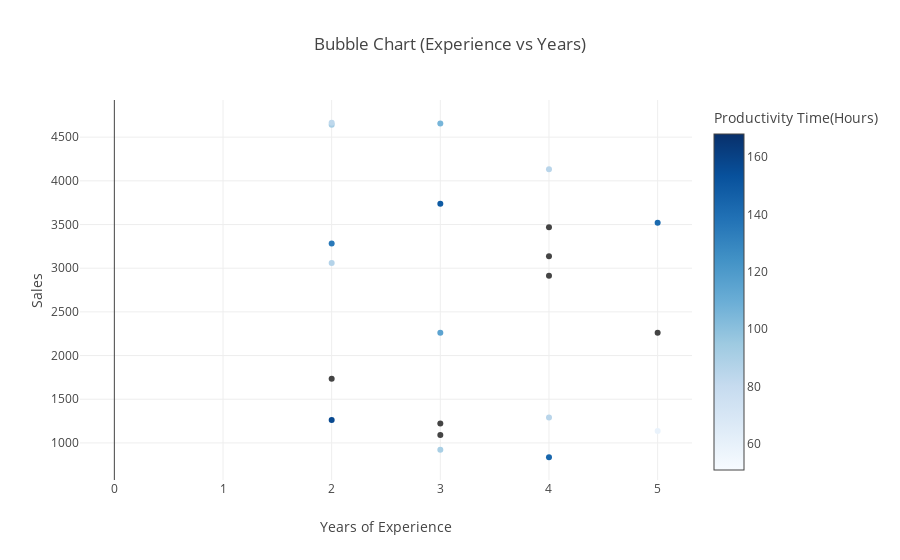

Here is the notebook cell this chart was saved with:
### Markdown cell above
## Bubble Chart (Experience vs Years)

### Code cell
plt.figure(figsize=(10,6))
fig1 = px.scatter(df,x='experience_years',y='sales',color='time_productive',hover_data=['first_name'],title='Bubble Chart (Experience vs Years)',color_continuous_scale=px.colors.sequential.Blues)
fig1.update_layout(xaxis_title='Years of Experience',yaxis_title='Sales',coloraxis_colorbar_title='Productivity Time(Hours)')
fig1.show()
plt.show()

### Figure 1 — Plotly figure (JSON) as saved in the notebook; plotly's stock layout.template omitted (floating-point values rounded to 4 significant figures)
{"data": [{"customdata": [["Yuki"], ["Wei"], ["Olga"], ["Sara"], ["Luis"], ["Fatima"], ["Michael"], ["Priya"], ["Wei"], ["Michael"], ["Olga"], ["Fatima"], ["Yuki"], ["Sara"], ["Anil"], ["Sara"], ["Olga"], ["Priya"], ["John"], ["Anil"], ["Olga"], ["Yuki"], ["Luis"], ["Yuki"], ["Luis"], ["Priya"], ["Michael"], ["Anil"], ["John"], ["Anil"], ["Anil"], ["Anil"], ["Anil"], ["Anil"], ["Wei"], ["Yuki"], ["Yuki"], ["Michael"], ["Luis"]], "hovertemplate": "experience_years=%{x}<br>sales=%{y}<br>first_name=%{customdata[0]}<br>time_productive=%{marker.color}<extra></extra>", "legendgroup": "", "marker": {"color": [85, null, null, null, 92, null, null, 168, 157, 85, 91, 87, 106, 56, 110, 57, 135, 51, 115, 167, null, null, 71, 149, null, null, 59, null, null, 70, 70, 139, null, 90, 142, 144, null, 83, null], "coloraxis": "coloraxis", "symbol": "circle"}, "mode": "markers", "name": "", "orientation": "v", "showlegend": false, "type": "scatter", "x": [4, 4, 2, 4, 2, 5, 0, null, 2, 4, 3, 2, 3, null, null, 1, 2, 3, 3, 1, null, null, 2, 3, 2, 3, 5, 3, 2, null, null, 3, 2, 2, 5, 4, null, 2, 4], "xaxis": "x", "y": [4133, 3138, null, 2915, 4641, 2261, null, 2588, 1263, 1291, 921, 3059, 4656, 4450, 2352, null, 3283, null, 2262, null, 1168, 2265, null, 3737, null, 1090, 1137, 1221, null, 3362, 1699, null, 1736, null, 3520, 836, 2827, 4665, 3470], "yaxis": "y"}], "layout": {"autosize": true, "coloraxis": {"colorbar": {"title": {"text": "Productivity Time(Hours)"}}, "colorscale": [[0, "rgb(247,251,255)"], [0.125, "rgb(222,235,247)"], [0.25, "rgb(198,219,239)"], [0.375, "rgb(158,202,225)"], [0.5, "rgb(107,174,214)"], [0.625, "rgb(66,146,198)"], [0.75, "rgb(33,113,181)"], [0.875, "rgb(8,81,156)"], [1, "rgb(8,48,107)"]]}, "legend": {"tracegroupgap": 0}, "title": {"text": "Bubble Chart (Experience vs Years)"}, "xaxis": {"anchor": "y", "autorange": true, "domain": [0, 1], "range": [-0.3071, 5.307], "title": {"text": "Years of Experience"}, "type": "linear"}, "yaxis": {"anchor": "x", "autorange": true, "domain": [0, 1], "range": [520.0, 4981.0], "title": {"text": "Sales"}, "type": "linear"}}}
